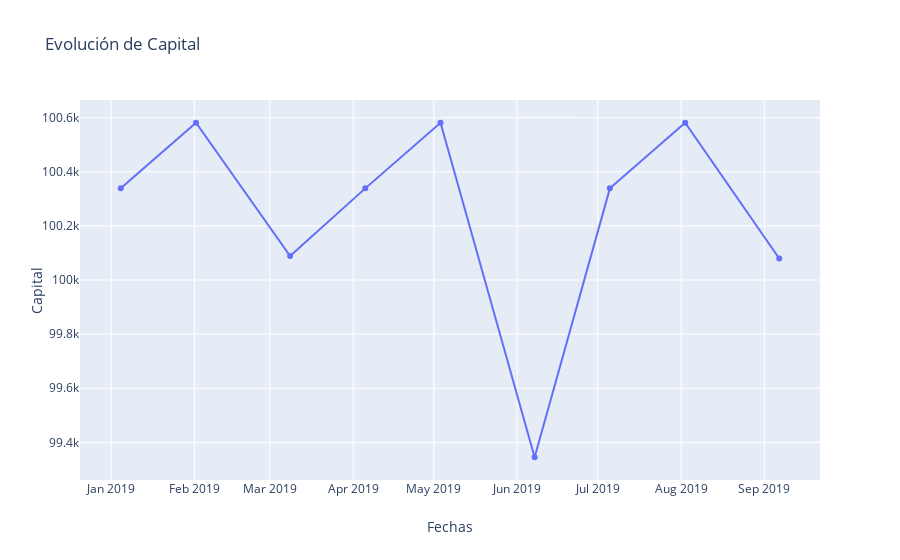

This figure's notebook cell:
### Markdown cell above
### Evolución del Capital

### Code cell
fig = go.Figure()
fig = make_subplots()
fig.add_trace(go.Scatter(x=df_prueba['timestamp'], y=df_prueba['capital'],name='capital'),secondary_y=False)
# Título del grafico
fig.update_layout(title_text='Evolución de Capital')
    
# Titulo eje x
fig.update_xaxes(title_text='Fechas')
    
# Titulo eje y
fig.update_yaxes(title_text='Capital', secondary_y=False)
    
fig.show()

### Figure 1 — Plotly figure (JSON) as saved in the notebook; plotly's stock layout.template omitted (floating-point values rounded to 4 significant figures)
{"data": [{"name": "capital", "type": "scatter", "x": ["2019-01-04T13:30:00+00:00", "2019-02-01T13:30:00+00:00", "2019-03-08T13:30:00+00:00", "2019-04-05T12:30:00+00:00", "2019-05-03T12:30:00+00:00", "2019-06-07T12:30:00+00:00", "2019-07-05T12:30:00+00:00", "2019-08-02T12:30:00+00:00", "2019-09-06T12:30:00+00:00"], "xaxis": "x", "y": [100300.0, 100600.0, 100100.0, 100300.0, 100600.0, 99350.0, 100300.0, 100600.0, 100100.0], "yaxis": "y"}], "layout": {"title": {"text": "Evolución de Capital"}, "xaxis": {"anchor": "y", "domain": [0, 1], "title": {"text": "Fechas"}}, "yaxis": {"anchor": "x", "domain": [0, 1], "title": {"text": "Capital"}}}}
